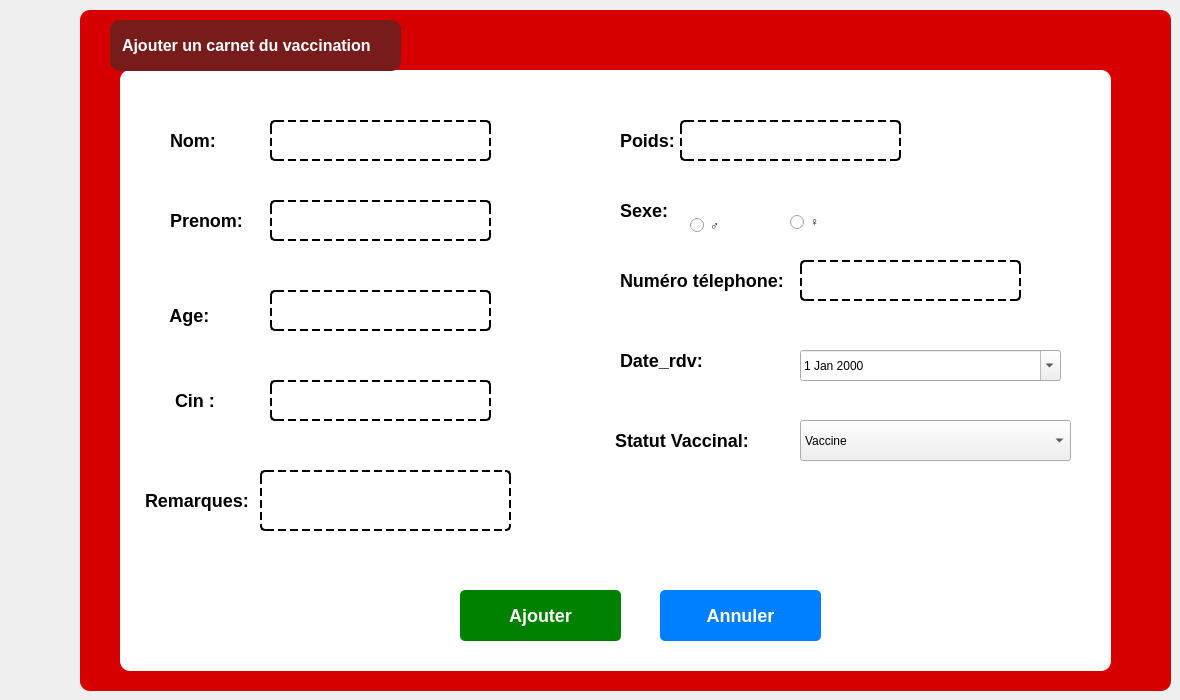
      <widget class="QWidget" name="ajoutct_10">
       <attribute name="title">
        <string>Ajout</string>
       </attribute>
       <widget class="QFrame" name="frame_20">
        <property name="geometry">
         <rect>
          <x>80</x>
          <y>10</y>
          <width>1091</width>
          <height>681</height>
         </rect>
        </property>
        <property name="styleSheet">
         <string notr="true">QFrame {
    background-color: #D60000;
    border-radius: 10px;
    padding: 10px;
}
</string>
        </property>
        <property name="frameShape">
         <enum>QFrame::Shape::StyledPanel</enum>
        </property>
        <property name="frameShadow">
         <enum>QFrame::Shadow::Raised</enum>
        </property>
        <widget class="QGroupBox" name="groupBox_19">
         <property name="geometry">
          <rect>
           <x>40</x>
           <y>60</y>
           <width>991</width>
           <height>601</height>
          </rect>
         </property>
         <property name="styleSheet">
          <string notr="true">QGroupBox {
    background-color: #FFFFFF;
    border-radius: 10px;
    border: none;
    padding: 10px;
}
QGroupBox::title {
    color: #D60000;
    font-weight: bold;
}

</string>
         </property>
         <property name="title">
          <string/>
         </property>
         <widget class="QLabel" name="nom">
          <property name="geometry">
           <rect>
            <x>-10</x>
            <y>50</y>
            <width>131</width>
            <height>41</height>
           </rect>
          </property>
          <property name="styleSheet">
           <string notr="true">QLabel {
    background-color: transparent; /* Fond transparent */
    color: #000000;                /* Texte noir */
    border: none;                  /* Pas de bordure */
    font-weight: bold;             /* Texte en gras */
    font-size: 18px;               /* Taille de police de 18px */
}
</string>
          </property>
          <property name="text">
           <string>         Nom:</string>
          </property>
         </widget>
         <widget class="QLineEdit" name="nom_carnet">
          <property name="geometry">
           <rect>
            <x>150</x>
            <y>50</y>
            <width>221</width>
            <height>41</height>
           </rect>
          </property>
          <property name="styleSheet">
           <string notr="true">QLineEdit {
    background-color: transparent; /* Fond transparent */
    color: #000000;                /* Texte noir normal */
    font-size: 14px;               /* Taille de la police */
    border: 2px dashed #000000;    /* Bordure en pointillés épaisse */
    border-radius: 5px;            /* Coins légèrement arrondis */
    padding: 8px;                  /* Espacement interne pour le texte */
    border-style: dashed;          /* Style en pointillés */
}</string>
          </property>
         </widget>
         <widget class="QRadioButton" name="F">
          <property name="geometry">
           <rect>
            <x>670</x>
            <y>140</y>
            <width>110</width>
            <height>24</height>
           </rect>
          </property>
          <property name="styleSheet">
           <string notr="true">QCheckBox {
    font-size: 24px;    /* Augmenter la taille de la police */
    font-weight: bold;  /* Texte en gras pour plus de visibilité */
    color: #000000;     /* Texte noir */
}

QCheckBox::indicator {
    width: 20px;  /* Taille du cercle de sélection */
    height: 20px;
}

QCheckBox::indicator:checked {
    background-color: #D30102; /* Couleur rouge quand coché */
    border-radius: 10px;       /* Cercle arrondi */
}
</string>
          </property>
          <property name="text">
           <string>♀</string>
          </property>
         </widget>
         <widget class="QRadioButton" name="G">
          <property name="geometry">
           <rect>
            <x>570</x>
            <y>140</y>
            <width>81</width>
            <height>31</height>
           </rect>
          </property>
          <property name="styleSheet">
           <string notr="true">QCheckBox {
    font-size: 24px;    /* Augmenter la taille de la police */
    font-weight: bold;  /* Texte en gras pour plus de visibilité */
    color: #000000;     /* Texte noir */
}

QCheckBox::indicator {
    width: 20px;  /* Taille du cercle de sélection */
    height: 20px;
}

QCheckBox::indicator:checked {
    background-color: #D30102; /* Couleur rouge quand coché */
    border-radius: 10px;       /* Cercle arrondi */
}
</string>
          </property>
          <property name="text">
           <string>♂</string>
          </property>
         </widget>
         <widget class="QDateEdit" name="date_rdv">
          <property name="geometry">
           <rect>
            <x>680</x>
            <y>280</y>
            <width>261</width>
            <height>31</height>
           </rect>
          </property>
          <property name="calendarPopup">
           <bool>true</bool>
          </property>
         </widget>
         <widget class="QComboBox" name="statut_vaccinal">
          <property name="geometry">
           <rect>
            <x>680</x>
            <y>350</y>
            <width>271</width>
            <height>41</height>
           </rect>
          </property>
          <item>
           <property name="text">
            <string>Vaccine</string>
           </property>
          </item>
          <item>
           <property name="text">
            <string>non_vaccine</string>
           </property>
          </item>
         </widget>
         <widget class="QPushButton" name="ajout_carnet">
          <property name="geometry">
           <rect>
            <x>340</x>
            <y>520</y>
            <width>161</width>
            <height>51</height>
           </rect>
          </property>
          <property name="styleSheet">
           <string notr="true">QPushButton {
    background-color: #008000;  /* Couleur de fond verte */
    color: #FFFFFF;             /* Texte blanc */
    font-weight: bold;          /* Texte en gras */
    font-size: 18px;            /* Taille de police 16px dès le départ */
    border-radius: 5px;         /* Coins arrondis */
    padding: 5px 10px;          /* Espacement interne du bouton */
    border: none;               /* Pas de bordure */
}

QPushButton:hover {
    background-color: #006400;  /* Couleur de fond plus foncée au survol */
    color: white;               /* Texte toujours blanc */
    border-radius: 10px;        /* Coins arrondis plus marqués au survol */
    font-weight: bold;          /* Texte en gras (encore) */
    border: none;               /* Pas de bordure au survol */
}
</string>
          </property>
          <property name="text">
           <string>Ajouter</string>
          </property>
         </widget>
         <widget class="QPushButton" name="annulerr">
          <property name="geometry">
           <rect>
            <x>540</x>
            <y>520</y>
            <width>161</width>
            <height>51</height>
           </rect>
          </property>
          <property name="styleSheet">
           <string notr="true">QPushButton {
    background-color: #007FFF;  /* Couleur de fond bleue */
    color: #FFFFFF;             /* Texte blanc */
    font-size: 18px;            /* Augmentation de la taille de la police */
    font-weight: bold;          /* Texte en gras */
    border-radius: 5px;         /* Coins arrondis avec un rayon de 5px */
    padding: 5px 10px;          /* Espacement interne du bouton (haut/bas : 5px, gauche/droite : 10px) */
    border: none;               /* Pas de bordure */
}

QPushButton:hover {
    background-color: #005BB5;  /* Couleur de fond plus foncée au survol */
    color: #FFFFFF;             /* Texte toujours blanc */

    border-radius: 10px;        /* Coins arrondis plus marqués au survol */
    padding: 7px 12px;          /* Augmentation du padding au survol */
    border: none;               /* Pas de bordure au survol */
}
</string>
          </property>
          <property name="text">
           <string>Annuler</string>
          </property>
         </widget>
         <widget class="QLabel" name="lakab">
          <property name="geometry">
           <rect>
            <x>-10</x>
            <y>130</y>
            <width>141</width>
            <height>41</height>
           </rect>
          </property>
          <property name="styleSheet">
           <string notr="true">QLabel {
    background-color: transparent; /* Fond transparent */
    color: #000000;                /* Texte noir */
    border: none;                  /* Pas de bordure */
    font-weight: bold;             /* Texte en gras */
    font-size: 18px;               /* Taille de police de 18px */
}
</string>
          </property>
          <property name="text">
           <string>         Prenom:</string>
          </property>
         </widget>
         <widget class="QLabel" name="poid">
          <property name="geometry">
           <rect>
            <x>440</x>
            <y>50</y>
            <width>131</width>
            <height>41</height>
           </rect>
          </property>
          <property name="styleSheet">
           <string notr="true">QLabel {
    background-color: transparent; /* Fond transparent */
    color: #000000;                /* Texte noir */
    border: none;                  /* Pas de bordure */
    font-weight: bold;             /* Texte en gras */
    font-size: 18px;               /* Taille de police de 18px */
}
</string>
          </property>
          <property name="text">
           <string>         Poids:</string>
          </property>
         </widget>
         <widget class="QLabel" name="ages">
          <property name="geometry">
           <rect>
            <x>-10</x>
            <y>220</y>
            <width>131</width>
            <height>51</height>
           </rect>
          </property>
          <property name="styleSheet">
           <string notr="true">QLabel {
    background-color: transparent; /* Fond transparent */
    color: #000000;                /* Texte noir */
    border: none;                  /* Pas de bordure */
    font-weight: bold;             /* Texte en gras */
    font-size: 18px;               /* Taille de police de 18px */
}
</string>
          </property>
          <property name="text">
           <string>         Age:</string>
          </property>
         </widget>
         <widget class="QLabel" name="sexe">
          <property name="geometry">
           <rect>
            <x>440</x>
            <y>120</y>
            <width>131</width>
            <height>41</height>
           </rect>
          </property>
          <property name="styleSheet">
           <string notr="true">QLabel {
    background-color: transparent; /* Fond transparent */
    color: #000000;                /* Texte noir */
    border: none;                  /* Pas de bordure */
    font-weight: bold;             /* Texte en gras */
    font-size: 18px;               /* Taille de police de 18px */
}
</string>
          </property>
          <property name="text">
           <string>         Sexe:</string>
          </property>
         </widget>
         <widget class="QLabel" name="date">
          <property name="geometry">
           <rect>
            <x>440</x>
            <y>270</y>
            <width>161</width>
            <height>41</height>
           </rect>
          </property>
          <property name="styleSheet">
           <string notr="true">QLabel {
    background-color: transparent; /* Fond transparent */
    color: #000000;                /* Texte noir */
    border: none;                  /* Pas de bordure */
    font-weight: bold;             /* Texte en gras */
    font-size: 18px;               /* Taille de police de 18px */
}
</string>
          </property>
          <property name="text">
           <string>         Date_rdv:</string>
          </property>
         </widget>
         <widget class="QLabel" name="nummm">
          <property name="geometry">
           <rect>
            <x>440</x>
            <y>190</y>
            <width>251</width>
            <height>41</height>
           </rect>
          </property>
          <property name="styleSheet">
           <string notr="true">QLabel {
    background-color: transparent; /* Fond transparent */
    color: #000000;                /* Texte noir */
    border: none;                  /* Pas de bordure */
    font-weight: bold;             /* Texte en gras */
    font-size: 18px;               /* Taille de police de 18px */
}
</string>
          </property>
          <property name="text">
           <string>         Numéro télephone:</string>
          </property>
         </widget>
         <widget class="QLabel" name="stat">
          <property name="geometry">
           <rect>
            <x>480</x>
            <y>350</y>
            <width>161</width>
            <height>41</height>
           </rect>
          </property>
          <property name="styleSheet">
           <string notr="true">QLabel {
    background-color: transparent; /* Fond transparent */
    color: #000000;                /* Texte noir */
    border: none;                  /* Pas de bordure */
    font-weight: bold;             /* Texte en gras */
    font-size: 18px;               /* Taille de police de 18px */
}
</string>
          </property>
          <property name="text">
           <string>Statut Vaccinal:</string>
          </property>
         </widget>
         <widget class="QLabel" name="remarq">
          <property name="geometry">
           <rect>
            <x>10</x>
            <y>410</y>
            <width>131</width>
            <height>41</height>
           </rect>
          </property>
          <property name="styleSheet">
           <string notr="true">QLabel {
    background-color: transparent; /* Fond transparent */
    color: #000000;                /* Texte noir */
    border: none;                  /* Pas de bordure */
    font-weight: bold;             /* Texte en gras */
    font-size: 18px;               /* Taille de police de 18px */
}
</string>
          </property>
          <property name="text">
           <string>Remarques:</string>
          </property>
         </widget>
         <widget class="QTextEdit" name="remarques">
          <property name="geometry">
           <rect>
            <x>140</x>
            <y>400</y>
            <width>251</width>
            <height>61</height>
           </rect>
          </property>
          <property name="styleSheet">
           <string notr="true">QTextEdit {
    background-color: transparent; /* Transparent background */
    color: #000000;                /* Black text */
    font-weight: normal;           /* Normal text inside */
    font-size: 14px;               /* Text size */
    
    border: 2px dashed #000000;    /* Thick dashed border */
    border-radius: 5px;            /* Slightly rounded corners */
    padding: 8px;                  /* Space inside */
    border-style: dashed;          /* Dashed style */
}
</string>
          </property>
         </widget>
         <widget class="QLineEdit" name="prenom_carnet">
          <property name="geometry">
           <rect>
            <x>150</x>
            <y>130</y>
            <width>221</width>
            <height>41</height>
           </rect>
          </property>
          <property name="styleSheet">
           <string notr="true">QLineEdit {
    background-color: transparent; /* Fond transparent */
    color: #000000;                /* Texte noir normal */
    font-size: 14px;               /* Taille de la police */
    border: 2px dashed #000000;    /* Bordure en pointillés épaisse */
    border-radius: 5px;            /* Coins légèrement arrondis */
    padding: 8px;                  /* Espacement interne pour le texte */
    border-style: dashed;          /* Style en pointillés */
}</string>
          </property>
         </widget>
         <widget class="QLineEdit" name="age">
          <property name="geometry">
           <rect>
            <x>150</x>
            <y>220</y>
            <width>221</width>
            <height>41</height>
           </rect>
          </property>
          <property name="styleSheet">
           <string notr="true">QLineEdit {
    background-color: transparent; /* Fond transparent */
    color: #000000;                /* Texte noir normal */
    font-size: 14px;               /* Taille de la police */
    border: 2px dashed #000000;    /* Bordure en pointillés épaisse */
    border-radius: 5px;            /* Coins légèrement arrondis */
    padding: 8px;                  /* Espacement interne pour le texte */
    border-style: dashed;          /* Style en pointillés */
}</string>
          </property>
         </widget>
         <widget class="QLineEdit" name="num">
          <property name="geometry">
           <rect>
            <x>680</x>
            <y>190</y>
            <width>221</width>
            <height>41</height>
           </rect>
          </property>
          <property name="styleSheet">
           <string notr="true">QLineEdit {
    background-color: transparent; /* Fond transparent */
    color: #000000;                /* Texte noir normal */
    font-size: 14px;               /* Taille de la police */
    border: 2px dashed #000000;    /* Bordure en pointillés épaisse */
    border-radius: 5px;            /* Coins légèrement arrondis */
    padding: 8px;                  /* Espacement interne pour le texte */
    border-style: dashed;          /* Style en pointillés */
}</string>
          </property>
         </widget>
         <widget class="QLabel" name="cinnn">
          <property name="geometry">
           <rect>
            <x>40</x>
            <y>310</y>
            <width>131</width>
            <height>41</height>
           </rect>
          </property>
          <property name="styleSheet">
           <string notr="true">QLabel {
    background-color: transparent; /* Fond transparent */
    color: #000000;                /* Texte noir */
    border: none;                  /* Pas de bordure */
    font-weight: bold;             /* Texte en gras */
    font-size: 18px;               /* Taille de police de 18px */
}
</string>
          </property>
          <property name="text">
           <string>Cin :</string>
          </property>
         </widget>
         <widget class="QLineEdit" name="cin">
          <property name="geometry">
           <rect>
            <x>150</x>
            <y>310</y>
            <width>221</width>
            <height>41</height>
           </rect>
          </property>
          <property name="styleSheet">
           <string notr="true">QLineEdit {
    background-color: transparent; /* Fond transparent */
    color: #000000;                /* Texte noir normal */
    font-size: 14px;               /* Taille de la police */
    border: 2px dashed #000000;    /* Bordure en pointillés épaisse */
    border-radius: 5px;            /* Coins légèrement arrondis */
    padding: 8px;                  /* Espacement interne pour le texte */
    border-style: dashed;          /* Style en pointillés */
}</string>
          </property>
         </widget>
         <widget class="QLineEdit" name="poids">
          <property name="geometry">
           <rect>
            <x>560</x>
            <y>50</y>
            <width>221</width>
            <height>41</height>
           </rect>
          </property>
          <property name="styleSheet">
           <string notr="true">QLineEdit {
    background-color: transparent; /* Fond transparent */
    color: #000000;                /* Texte noir normal */
    font-size: 14px;               /* Taille de la police */
    border: 2px dashed #000000;    /* Bordure en pointillés épaisse */
    border-radius: 5px;            /* Coins légèrement arrondis */
    padding: 8px;                  /* Espacement interne pour le texte */
    border-style: dashed;          /* Style en pointillés */
}</string>
          </property>
         </widget>
         <widget class="QLabel" name="nomErrorLabell">
          <property name="geometry">
           <rect>
            <x>40</x>
            <y>80</y>
            <width>401</width>
            <height>51</height>
           </rect>
          </property>
          <property name="styleSheet">
           <string notr="true">QLabel {
    background-color: transparent; /* Fond transparent */
    color: #000000;                /* Texte noir */
    border: none;                  /* Pas de bordure */
    font-weight: bold;             /* Texte en gras */
    font-size: 10px;               /* Taille de police de 18px */
}
</string>
          </property>
          <property name="text">
           <string/>
          </property>
         </widget>
         <widget class="QLabel" name="prenomErrorLabell">
          <property name="geometry">
           <rect>
            <x>50</x>
            <y>180</y>
            <width>351</width>
            <height>41</height>
           </rect>
          </property>
          <property name="styleSheet">
           <string notr="true">QLabel {
    background-color: transparent; /* Fond transparent */
    color: #000000;                /* Texte noir */
    border: none;                  /* Pas de bordure */
    font-weight: bold;             /* Texte en gras */
    font-size: 10px;               /* Taille de police de 18px */
}
</string>
          </property>
          <property name="text">
           <string/>
          </property>
         </widget>
         <widget class="QLabel" name="ageErrorLabel">
          <property name="geometry">
           <rect>
            <x>90</x>
            <y>270</y>
            <width>361</width>
            <height>41</height>
           </rect>
          </property>
          <property name="styleSheet">
           <string notr="true">QLabel {
    background-color: transparent; /* Fond transparent */
    color: #000000;                /* Texte noir */
    border: none;                  /* Pas de bordure */
    font-weight: bold;             /* Texte en gras */
    font-size: 10px;               /* Taille de police de 18px */
}


</string>
          </property>
          <property name="text">
           <string/>
          </property>
         </widget>
         <widget class="QLabel" name="cinErrorLabel_2">
          <property name="geometry">
           <rect>
            <x>70</x>
            <y>360</y>
            <width>381</width>
            <height>31</height>
           </rect>
          </property>
          <property name="styleSheet">
           <string notr="true">QLabel {
    background-color: transparent; /* Fond transparent */
    color: #000000;                /* Texte noir */
    border: none;                  /* Pas de bordure */
    font-weight: bold;             /* Texte en gras */
    font-size: 10px;               /* Taille de police de 18px */
}

</string>
          </property>
          <property name="text">
           <string/>
          </property>
         </widget>
         <widget class="QLabel" name="remarquesErrorLabel">
          <property name="geometry">
           <rect>
            <x>50</x>
            <y>470</y>
            <width>421</width>
            <height>41</height>
           </rect>
          </property>
          <property name="styleSheet">
           <string notr="true">QLabel {
    background-color: transparent; /* Fond transparent */
    color: #000000;                /* Texte noir */
    border: none;                  /* Pas de bordure */
    font-weight: bold;             /* Texte en gras */
    font-size: 8px;               /* Taille de police de 18px */
}

</string>
          </property>
          <property name="text">
           <string/>
          </property>
         </widget>
         <widget class="QLabel" name="poidsErrorLabel">
          <property name="geometry">
           <rect>
            <x>510</x>
            <y>90</y>
            <width>281</width>
            <height>41</height>
           </rect>
          </property>
          <property name="styleSheet">
           <string notr="true">QLabel {
    background-color: transparent; /* Fond transparent */
    color: #000000;                /* Texte noir */
    border: none;                  /* Pas de bordure */
    font-weight: bold;             /* Texte en gras */
    font-size: 10px;               /* Taille de police de 18px */
}

</string>
          </property>
          <property name="text">
           <string/>
          </property>
         </widget>
         <widget class="QLabel" name="numErrorLabel">
          <property name="geometry">
           <rect>
            <x>510</x>
            <y>230</y>
            <width>391</width>
            <height>41</height>
           </rect>
          </property>
          <property name="styleSheet">
           <string notr="true">QLabel {
    background-color: transparent; /* Fond transparent */
    color: #000000;                /* Texte noir */
    border: none;                  /* Pas de bordure */
    font-weight: bold;             /* Texte en gras */
    font-size: 10px;               /* Taille de police de 18px */
}
</string>
          </property>
          <property name="text">
           <string/>
          </property>
         </widget>
        </widget>
        <widget class="QLabel" name="label_169">
         <property name="geometry">
          <rect>
           <x>30</x>
           <y>10</y>
           <width>291</width>
           <height>51</height>
          </rect>
         </property>
         <property name="styleSheet">
          <string notr="true">QLabel {
    background-color: #781b1b;  /* Couleur de fond bordeaux */
    color: #FFFFFF;             /* Texte blanc */
    font-weight: bold;          /* Texte en gras */
    font-size: 16px;            /* Taille du texte */
    border-radius: 10px;        /* Coins arrondis */
    padding: 8px;               /* Espacement intérieur */
    text-align: center;         /* Centrage du texte */
}
</string>
         </property>
         <property name="text">
          <string>Ajouter un carnet du vaccination</string>
         </property>
        </widget>
       </widget>
      </widget>
